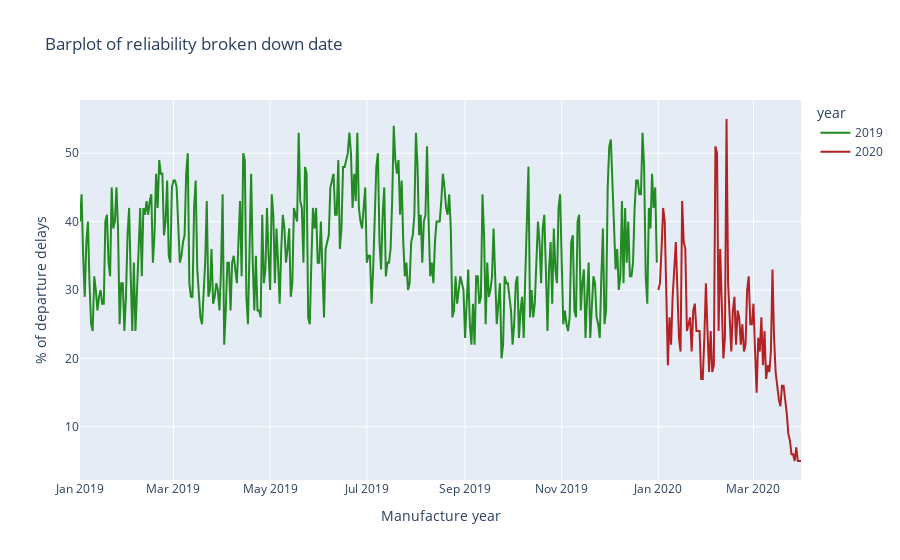

The code cell stored with this chart in its notebook:
### Markdown cell above
Creating barplot of day by day delays ratio

### Code cell
day_by_day_reliability_fig = px.line(day_by_day_reliability_df,
                      x='date',
                      y = 'reliability',
                      title='Barplot of reliability broken down date',
                      color = 'year',
                      color_discrete_map = {
                          '2019': 'forestgreen',
                          '2020': 'firebrick'
                      })
day_by_day_reliability_fig.update_layout(xaxis_title="Manufacture year", yaxis_title="% of departure delays")
day_by_day_reliability_fig.update_yaxes(dtick = 10)

day_by_day_reliability_fig.show()

### Figure 1 — Plotly figure (JSON) as saved in the notebook; plotly's stock layout.template omitted (floating-point values rounded to 4 significant figures; data arrays with more than 128 entries replaced by an {"elided": "..."} marker saying what was removed)
{"data": [{"hovertemplate": "year=2019<br>date=%{x}<br>reliability=%{y}<extra></extra>", "legendgroup": "2019", "line": {"color": "forestgreen", "dash": "solid"}, "marker": {"symbol": "circle"}, "mode": "lines", "name": "2019", "orientation": "v", "showlegend": true, "type": "scatter", "x": {"elided": "365 str values"}, "xaxis": "x", "y": {"elided": "365 int values"}, "yaxis": "y"}, {"hovertemplate": "year=2020<br>date=%{x}<br>reliability=%{y}<extra></extra>", "legendgroup": "2020", "line": {"color": "firebrick", "dash": "solid"}, "marker": {"symbol": "circle"}, "mode": "lines", "name": "2020", "orientation": "v", "showlegend": true, "type": "scatter", "x": ["2020-01-01", "2020-01-02", "2020-01-03", "2020-01-04", "2020-01-05", "2020-01-06", "2020-01-07", "2020-01-08", "2020-01-09", "2020-01-10", "2020-01-11", "2020-01-12", "2020-01-13", "2020-01-14", "2020-01-15", "2020-01-16", "2020-01-17", "2020-01-18", "2020-01-19", "2020-01-20", "2020-01-21", "2020-01-22", "2020-01-23", "2020-01-24", "2020-01-25", "2020-01-26", "2020-01-27", "2020-01-28", "2020-01-29", "2020-01-30", "2020-01-31", "2020-02-01", "2020-02-02", "2020-02-03", "2020-02-04", "2020-02-05", "2020-02-06", "2020-02-07", "2020-02-08", "2020-02-09", "2020-02-10", "2020-02-11", "2020-02-12", "2020-02-13", "2020-02-14", "2020-02-15", "2020-02-16", "2020-02-17", "2020-02-18", "2020-02-19", "2020-02-20", "2020-02-21", "2020-02-22", "2020-02-23", "2020-02-24", "2020-02-25", "2020-02-26", "2020-02-27", "2020-02-28", "2020-02-29", "2020-03-01", "2020-03-02", "2020-03-03", "2020-03-04", "2020-03-05", "2020-03-06", "2020-03-07", "2020-03-08", "2020-03-09", "2020-03-10", "2020-03-11", "2020-03-12", "2020-03-13", "2020-03-14", "2020-03-15", "2020-03-16", "2020-03-17", "2020-03-18", "2020-03-19", "2020-03-20", "2020-03-21", "2020-03-22", "2020-03-23", "2020-03-24", "2020-03-25", "2020-03-26", "2020-03-27", "2020-03-28", "2020-03-29", "2020-03-30", "2020-03-31"], "xaxis": "x", "y": [30, 31, 36, 42, 40, 30, 19, 26, 22, 29, 34, 37, 30, 23, 21, 43, 37, 36, 24, 25, 26, 21, 27, 28, 24, 24, 24, 17, 17, 23, 31, 24, 18, 24, 18, 19, 51, 50, 24, 36, 27, 20, 23, 55, 31, 26, 21, 27, 29, 22, 27, 26, 22, 25, 21, 22, 30, 32, 25, 25, 28, 21, 15, 23, 21, 26, 19, 24, 17, 19, 18, 21, 33, 23, 18, 16, 14, 13, 16, 16, 14, 12, 9, 8, 6, 6, 5, 7, 5, 5, 5], "yaxis": "y"}], "layout": {"legend": {"title": {"text": "year"}, "tracegroupgap": 0}, "title": {"text": "Barplot of reliability broken down date"}, "xaxis": {"anchor": "y", "domain": [0, 1], "title": {"text": "Manufacture year"}}, "yaxis": {"anchor": "x", "domain": [0, 1], "dtick": 10, "title": {"text": "% of departure delays"}}}}
